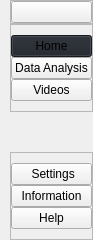
     <widget class="QCustomSlideMenu" name="leftMenuContainer" native="true">
      <property name="minimumSize">
       <size>
        <width>0</width>
        <height>0</height>
       </size>
      </property>
      <property name="maximumSize">
       <size>
        <width>52</width>
        <height>16777215</height>
       </size>
      </property>
      <layout class="QVBoxLayout" name="verticalLayout">
       <property name="spacing">
        <number>0</number>
       </property>
       <property name="leftMargin">
        <number>0</number>
       </property>
       <property name="topMargin">
        <number>0</number>
       </property>
       <property name="rightMargin">
        <number>0</number>
       </property>
       <property name="bottomMargin">
        <number>0</number>
       </property>
       <item>
        <widget class="QWidget" name="leftMenuSubContainer" native="true">
         <property name="sizePolicy">
          <sizepolicy hsizetype="Preferred" vsizetype="Preferred">
           <horstretch>0</horstretch>
           <verstretch>0</verstretch>
          </sizepolicy>
         </property>
         <layout class="QVBoxLayout" name="verticalLayout_2">
          <property name="spacing">
           <number>0</number>
          </property>
          <property name="leftMargin">
           <number>10</number>
          </property>
          <property name="topMargin">
           <number>0</number>
          </property>
          <property name="rightMargin">
           <number>0</number>
          </property>
          <property name="bottomMargin">
           <number>0</number>
          </property>
          <item alignment="Qt::AlignTop">
           <widget class="QFrame" name="frame">
            <property name="frameShape">
             <enum>QFrame::StyledPanel</enum>
            </property>
            <property name="frameShadow">
             <enum>QFrame::Raised</enum>
            </property>
            <layout class="QHBoxLayout" name="horizontalLayout_2">
             <property name="spacing">
              <number>0</number>
             </property>
             <property name="leftMargin">
              <number>0</number>
             </property>
             <property name="topMargin">
              <number>0</number>
             </property>
             <property name="rightMargin">
              <number>0</number>
             </property>
             <property name="bottomMargin">
              <number>0</number>
             </property>
             <item>
              <widget class="QPushButton" name="menuBtn">
               <property name="toolTip">
                <string>Menu</string>
               </property>
               <property name="styleSheet">
                <string notr="true">color: white;</string>
               </property>
               <property name="text">
                <string/>
               </property>
               <property name="icon">
                <iconset resource="resources.qrc">
                 <normaloff>:/icons/icons/align-justify.svg</normaloff>:/icons/icons/align-justify.svg</iconset>
               </property>
               <property name="iconSize">
                <size>
                 <width>24</width>
                 <height>24</height>
                </size>
               </property>
              </widget>
             </item>
            </layout>
           </widget>
          </item>
          <item alignment="Qt::AlignTop">
           <widget class="QFrame" name="frame_2">
            <property name="sizePolicy">
             <sizepolicy hsizetype="Preferred" vsizetype="Preferred">
              <horstretch>0</horstretch>
              <verstretch>0</verstretch>
             </sizepolicy>
            </property>
            <property name="autoFillBackground">
             <bool>false</bool>
            </property>
            <property name="frameShape">
             <enum>QFrame::StyledPanel</enum>
            </property>
            <property name="frameShadow">
             <enum>QFrame::Raised</enum>
            </property>
            <layout class="QVBoxLayout" name="verticalLayout_3">
             <property name="spacing">
              <number>0</number>
             </property>
             <property name="leftMargin">
              <number>0</number>
             </property>
             <property name="topMargin">
              <number>10</number>
             </property>
             <property name="rightMargin">
              <number>0</number>
             </property>
             <property name="bottomMargin">
              <number>10</number>
             </property>
             <item>
              <widget class="QPushButton" name="homeBtn">
               <property name="sizePolicy">
                <sizepolicy hsizetype="Minimum" vsizetype="Fixed">
                 <horstretch>0</horstretch>
                 <verstretch>0</verstretch>
                </sizepolicy>
               </property>
               <property name="minimumSize">
                <size>
                 <width>0</width>
                 <height>0</height>
                </size>
               </property>
               <property name="toolTip">
                <string>Home</string>
               </property>
               <property name="autoFillBackground">
                <bool>false</bool>
               </property>
               <property name="styleSheet">
                <string notr="true">background-color: #1f232a;
</string>
               </property>
               <property name="text">
                <string>Home</string>
               </property>
               <property name="icon">
                <iconset resource="resources.qrc">
                 <normaloff>:/icons/icons/home.svg</normaloff>:/icons/icons/home.svg</iconset>
               </property>
               <property name="iconSize">
                <size>
                 <width>24</width>
                 <height>24</height>
                </size>
               </property>
              </widget>
             </item>
             <item>
              <widget class="QPushButton" name="dataBtn">
               <property name="toolTip">
                <string>Data Analysis</string>
               </property>
               <property name="text">
                <string>Data Analysis</string>
               </property>
               <property name="icon">
                <iconset resource="resources.qrc">
                 <normaloff>:/icons/icons/bar-chart-2.svg</normaloff>:/icons/icons/bar-chart-2.svg</iconset>
               </property>
               <property name="iconSize">
                <size>
                 <width>24</width>
                 <height>24</height>
                </size>
               </property>
              </widget>
             </item>
             <item>
              <widget class="QPushButton" name="listBtn">
               <property name="toolTip">
                <string>View Reports</string>
               </property>
               <property name="text">
                <string>Videos</string>
               </property>
               <property name="icon">
                <iconset resource="resources.qrc">
                 <normaloff>:/icons/icons/video.svg</normaloff>:/icons/icons/video.svg</iconset>
               </property>
               <property name="iconSize">
                <size>
                 <width>24</width>
                 <height>24</height>
                </size>
               </property>
              </widget>
             </item>
            </layout>
           </widget>
          </item>
          <item>
           <spacer name="verticalSpacer">
            <property name="orientation">
             <enum>Qt::Vertical</enum>
            </property>
            <property name="sizeType">
             <enum>QSizePolicy::Expanding</enum>
            </property>
            <property name="sizeHint" stdset="0">
             <size>
              <width>20</width>
              <height>40</height>
             </size>
            </property>
           </spacer>
          </item>
          <item alignment="Qt::AlignBottom">
           <widget class="QFrame" name="frame_3">
            <property name="frameShape">
             <enum>QFrame::StyledPanel</enum>
            </property>
            <property name="frameShadow">
             <enum>QFrame::Raised</enum>
            </property>
            <layout class="QVBoxLayout" name="verticalLayout_4">
             <property name="spacing">
              <number>0</number>
             </property>
             <property name="leftMargin">
              <number>0</number>
             </property>
             <property name="topMargin">
              <number>10</number>
             </property>
             <property name="rightMargin">
              <number>0</number>
             </property>
             <property name="bottomMargin">
              <number>10</number>
             </property>
             <item>
              <widget class="QPushButton" name="settingsBtn">
               <property name="toolTip">
                <string>Go to settings</string>
               </property>
               <property name="text">
                <string> Settings</string>
               </property>
               <property name="icon">
                <iconset resource="resources.qrc">
                 <normaloff>:/icons/icons/settings.svg</normaloff>:/icons/icons/settings.svg</iconset>
               </property>
               <property name="iconSize">
                <size>
                 <width>24</width>
                 <height>24</height>
                </size>
               </property>
              </widget>
             </item>
             <item>
              <widget class="QPushButton" name="infoBtn">
               <property name="toolTip">
                <string>Information about the app</string>
               </property>
               <property name="text">
                <string>Information</string>
               </property>
               <property name="icon">
                <iconset resource="resources.qrc">
                 <normaloff>:/icons/icons/info.svg</normaloff>:/icons/icons/info.svg</iconset>
               </property>
               <property name="iconSize">
                <size>
                 <width>24</width>
                 <height>24</height>
                </size>
               </property>
              </widget>
             </item>
             <item>
              <widget class="QPushButton" name="helpBtn">
               <property name="toolTip">
                <string>Get more help</string>
               </property>
               <property name="text">
                <string>Help</string>
               </property>
               <property name="icon">
                <iconset resource="resources.qrc">
                 <normaloff>:/icons/icons/help-circle.svg</normaloff>:/icons/icons/help-circle.svg</iconset>
               </property>
               <property name="iconSize">
                <size>
                 <width>24</width>
                 <height>24</height>
                </size>
               </property>
              </widget>
             </item>
            </layout>
           </widget>
          </item>
         </layout>
        </widget>
       </item>
      </layout>
     </widget>
